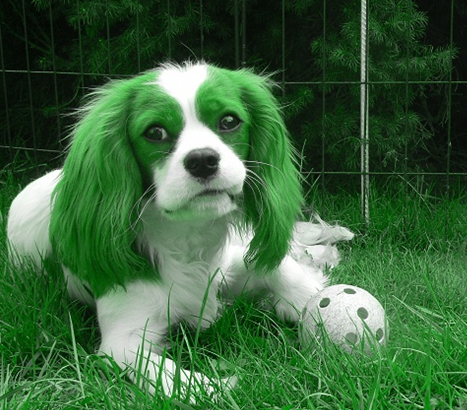
%> input picture 13/s13_2/1.bmp, 467 x 410 px
$ octave s13_2.m   (GNU Octave 9; MATLAB toolbox functions it lacks are replaced by stand-ins)
%> lines starting %> are read from the running program, lines starting %| are printed output that depends on the picture
### 13/s13_2/gas.m
function [proj,scale,translation,freq,phase]=gas(signal_r,N,a_base,j_min,j_max,u_base,p_min,v_base,k_min,w_base,i_min,i_max);

% this subroutine is to select in the dictionary the best atom suited the siganl or the residual of the signal
% the searching method used is Genetic Algorithm (GA).
%
%INPUT
% the signal_r: the signal or the residual of the signal to be decomposed
% the N: the longth of the signal or of the residual of the signal or the length of the atoms
% parameters :the parameter to construct the dictionary , it have much influence on the speed of the decomposition
% a_base=2
% j_min=0;
%j_max=log2(N);
%OUTPUT
% proj: the projection of the signal or the residual of the signal on the best atom
% the scale: the scale of the best atom (s in the formula)
% the translation : the translation of the best atom (u in the formula)
% the freq: the frequency of the best atom (v in the formula)
% phase: the phase of the best atom (w in the formula)

% the following parameters are used in GA
%  n : number of Chromosomes
%  Ngen: the number of generation
% vec: the solution for one atom
%   v(1) : the scale
%   v(2) : location or translation
%   v(3) : frequency
%   v(4) : phase


% Genetic algorithm : INITIALIZATION 初始化


% proj_trans :to determine which projection is biggest

% n : number of chromosomes
% Ngen: the number of generation

n=21;
Ngen=50;

pool=zeros(4,n);
sig=[1
   1
   1
   1];

proj_trans=zeros(1,n);
res=ones(1,n);

proj=0;


bi=ones(4,1);
bs=ones(4,1);

% bi: lower bounds
% bs: upper bounds

bi(1)=j_min;
bi(2)=p_min;
bi(3)=k_min;
bi(4)=i_min;

bs(1)=j_max;
bs(2)=N;
bs(3)=N;
bs(4)=i_max;

% og(i,:) : vector of n i-genes
% ng: new generation vector

og=ones(4,n);
ng=ones(4,n);

% create the initial population

og(1,:)=round((bs(1)-bi(1))*rand(1,n)+bi(1));
og(2,:)=round((bs(2)-bi(2))*rand(1,n)+bi(2));
og(3,:)=round((bs(3)-bi(3))*rand(1,n)+bi(3));
og(4,:)=round((bs(4)-bi(4))*rand(1,n)+bi(4));

% the main part of  Genetic algorithm
%og(:,1:10)
%og(:,11:21)


for c=1:Ngen

        for d=1:n


            s=a_base^og(1,d);
            u=og(2,d);
            v=og(3,d)*(1/s)*v_base;
            w=og(4,d)*w_base;
            t=0:N-1;
            t=(t-u)/s;

            g=(1/sqrt(s))*exp(-pi*t.*t).*cos(v*t+w);

            g=g/sqrt(sum(g.*g));

            proj_trans(d)=sum(signal_r.*g);

            res(d)=abs(proj_trans(d));

         end

         % place the best atom (biggest projection in the first  position

         [best, e]=max(res);

         ng(:,1)=og(:,e);

         og(:,e)=og(:,n);

         og(:,n)=ng(:,1);

         temp_proj=proj_trans(e);
         temp_res=res(e);

         proj_trans(e)=proj_trans(n);
         proj_trans(n)=temp_proj;

         res(e)=res(n);
         res(n)=temp_res;

         % competition between the adjacent atoms

         for d=2:2:n-1
            [best,e]=max(res(d-1:d));
            pool(:,d/2)=og(:,d-rem(e,2));
         end;

         % creation of the pool for crossover

         for d=1:(n-1)/2
            f=ceil((n-1)/2*rand);
            Inter=round(rand(4,1));
            ng(:,d+1)=pool(:,d).*Inter+pool(:,f).*(1-Inter);
         end

         % Mutations of the winner

         sigm=sig(:,ones(n-((n-1)/2+1),1));
         ngm=ng(:,1);
         ngm=ngm(:,ones(n-((n-1)/2+1),1));
         ng(:,(n-1)/2+2:n)=round(ngm+(rand(4,n-((n-1)/2+1))-0.5).*sigm);

         % bounding into the limits

         for l=1:4
            while max(ng(l,:))>bs(l)
               [rw,lw]=max(ng(l,:));
               ng(l,lw)=bs(l);
            end
            while min(ng(l,:))<bi(l)
               [rw,lw]=min(ng(l,:));
               ng(l,lw)=bi(l);
            end
         end

         og=ng;

         % stable or not?

         nog=og(:,1);
         nog=nog(:,ones(1,n));
         nog=abs(og-nog);

         nog=max(max(nog));

         % if yes, create a new generation

         if nog<4

            og(1,2:n)=round((bs(1)-bi(1))*rand(1,n-1)+bi(1));
            og(2,2:n)=round((bs(2)-bi(2))*rand(1,n-1)+bi(2));
            og(3,2:n)=round((bs(3)-bi(3))*rand(1,n-1)+bi(3));
            og(4,2:n)=round((bs(4)-bi(4))*rand(1,n-1)+bi(4));

         end
      end


      % output the results

            s=a_base^ng(1,1);
            u=ng(2,1);
            v=ng(3,1)*(1/s)*v_base;
            w=ng(4,1)*w_base;
            t=0:N-1;
            t=(t-u)/s;

            g=(1/sqrt(s))*exp(-pi*t.*t).*cos(v*t+w);

            g=g/sqrt(sum(g.*g));

            proj=sum(signal_r.*g);

               scale=a_base^ng(1,1);
               translation=ng(2,1);
               freq=v;
               phase=w;

### 13/s13_2/s13_2.m
clear all
clc
a1=clock;
%从图象中抽取一维数据作为一维信号
Im=double(imread('1.bmp'));
t=0:400-1;
bat=Im(255,1:512);
%> bat = 512 values, max 253 at index 232, min 0 at index 78, mean 90.79

iterative_number=50;%代数
[a,N]=size(bat);
%> a = 1; N = 512
signal=bat;
%> signal has the same summary as bat
signal_reconstruct=zeros(1,N);
signal_r=bat;
%> signal_r has the same summary as bat
a_base=2;
j_min=0;
j_max=log2(N);
%> j_max = 9
u_base=1/2;
p_min=0;

v_base=pi;%频率
k_min=0;

w_base=pi/6;
i_min=0;
i_max=12;

signal_reconstruct=(1/N)*sum(signal);
%> signal_reconstruct = 90.79
signal_r=signal-signal_reconstruct;
%> signal_r = 512 values, max 162.2 at index 232, min -90.79 at index 78, mean 0
subplot(221);
plot(bat);
subplot(222);
plot(signal_reconstruct);
subplot(223);
plot(signal_r);
subplot(224);
plot(signal_reconstruct);
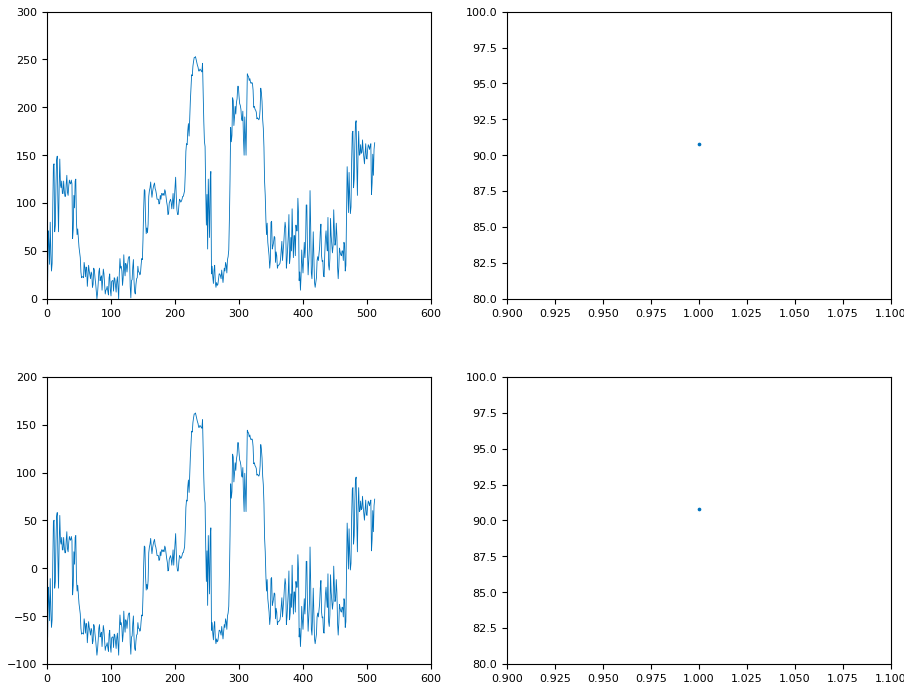
%> figure redrawn from the program's plot data, 4 panels; panel 1: curve peaks at x = 232, y = 253; panel 3: curve peaks at x = 232, y = 162.2
drawnow;

for n=1:iterative_number
[proj,scale,translation,freq,phase]=gas(signal_r,N,a_base,j_min,j_max,u_base,p_min,v_base,k_min,w_base,i_min,i_max);
%获取重建后的最优原子
t=0:N-1;
t=(t-translation)/scale;
g=(1/sqrt(scale))*exp(-pi*t.*t).*cos(freq*t+phase);
g=g/sqrt(sum(g.*g));
signal_reconstruct=signal_reconstruct+proj*g;
signal_r=signal_r-proj*g;
%显示结果
subplot(221);
plot(bat);
title('原始信号')
subplot(222);
plot(g);
title('选中的最优原子')
subplot(223);
plot(signal_r);
title('信号分解后的残差')
subplot(224);
plot(signal_reconstruct);
title('重建的信号')
drawnow;
n
end
%> this loop made 50 passes
%> (proj, scale, translation, freq, phase) on passes 1 to 12: (-813.2, 256, 169, 3.77, 1.57), (-864.1, 128, 301, 8.34, 2.09), (-423.6, 256, 446, 5.87, 1.05), (353.1, 64, 256, 6.63, 2.62), (297.8, 32, 27, 0.393, 5.24), (182.6, 128, 379, 7.44, 1.05), (199.1, 64, 485, 1.91, 5.76), (-178.2, 128, 147, 11.17, 1.05), (152.8, 64, 455, 6.63, 2.62), (199.5, 64, 285, 12.42, 4.71), (133, 128, 147, 6.97, 5.76), (-120, 512, 164, 2.63, 1.05)
%> pass 1, `title('原始信号')`:
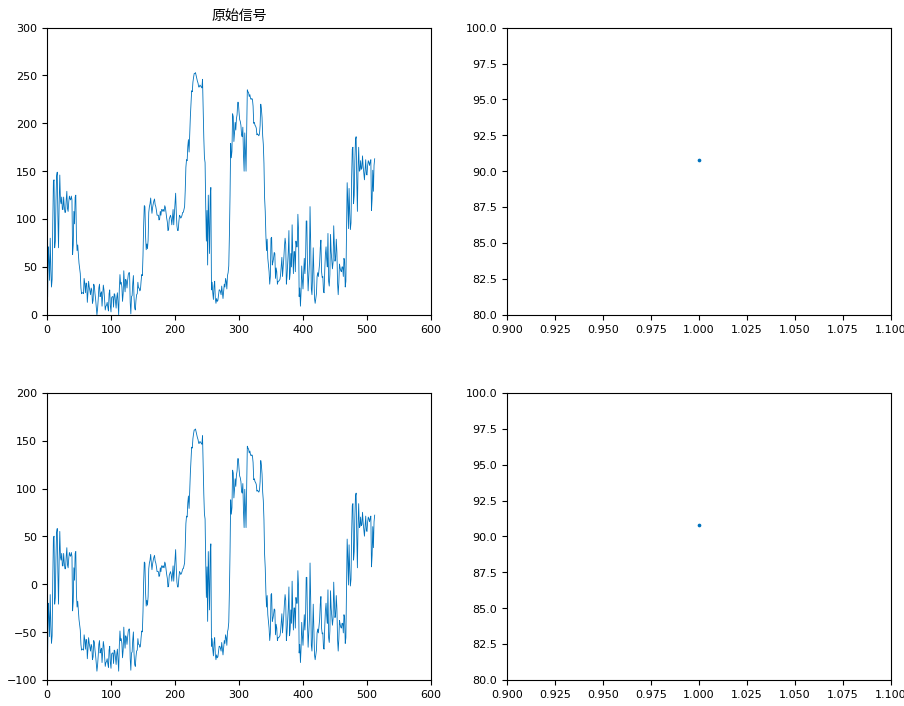
%> figure redrawn from the program's plot data, 4 panels; panel 1: curve peaks at x = 232, y = 253; panel 3: curve peaks at x = 232, y = 162.2
%> pass 1, `title('信号分解后的残差')`:
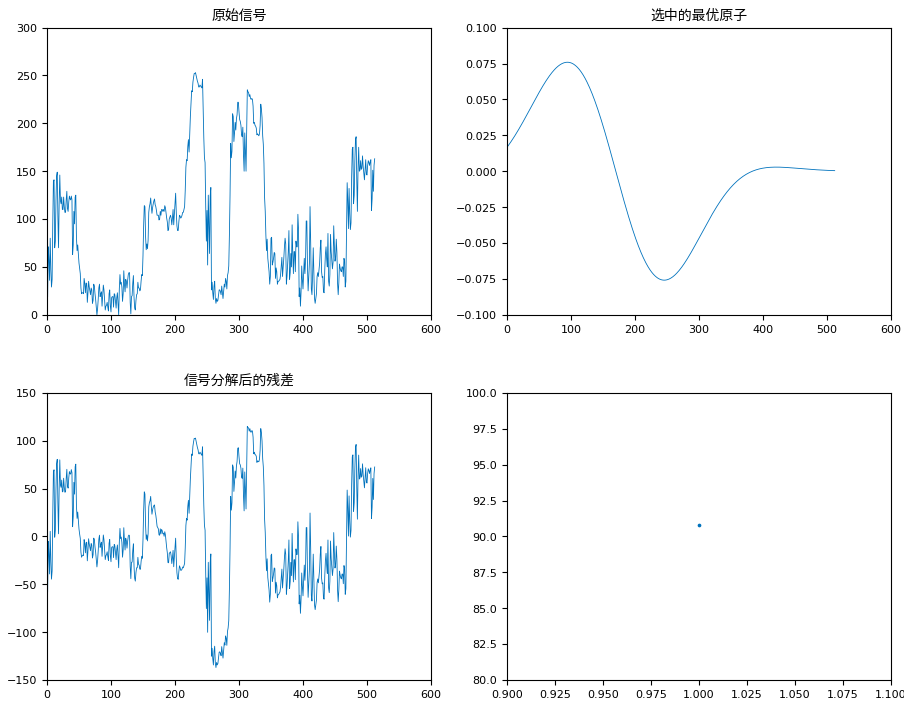
%> figure redrawn from the program's plot data, 4 panels; panel 1: curve peaks at x = 232, y = 253; panel 2: curve peaks at x = 94, y = 0.0759; panel 3: curve peaks at x = 313, y = 115
%> pass 2, `title('选中的最优原子')`:
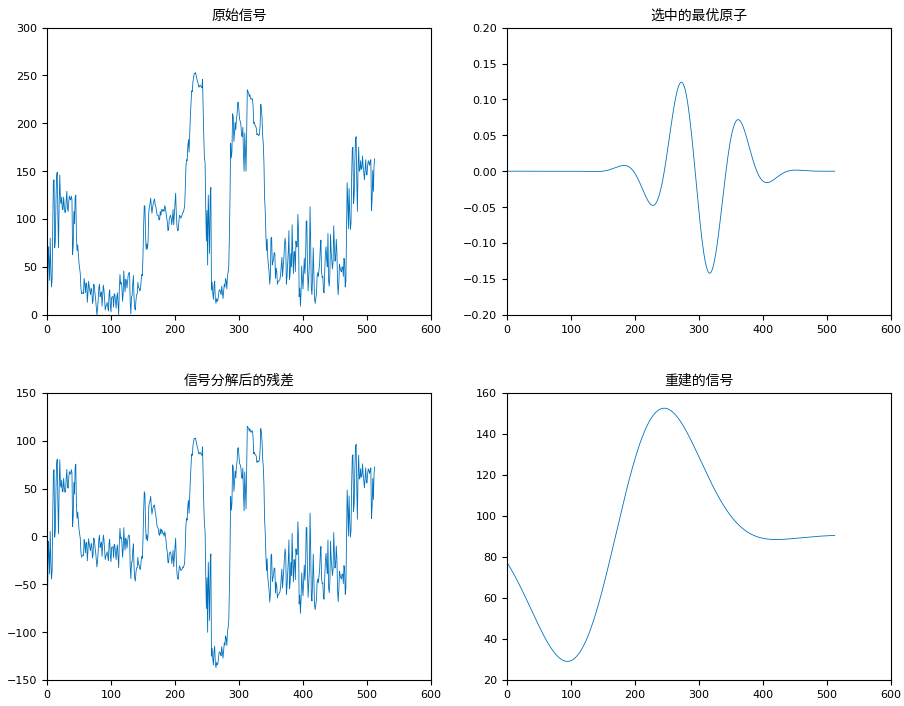
%> figure redrawn from the program's plot data, 4 panels; panel 1: curve peaks at x = 232, y = 253; panel 2: curve peaks at x = 273, y = 0.124; panel 3: curve peaks at x = 313, y = 115; panel 4: curve peaks at x = 246, y = 152.5
%> pass 2, `title('信号分解后的残差')`:
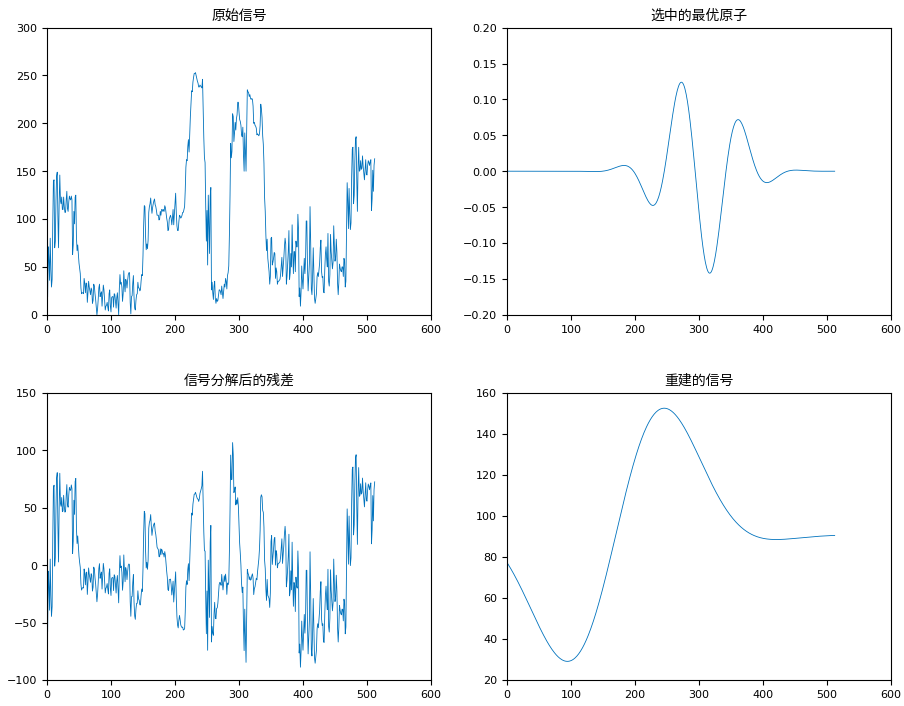
%> figure redrawn from the program's plot data, 4 panels; panel 1: curve peaks at x = 232, y = 253; panel 2: curve peaks at x = 273, y = 0.124; panel 3: curve peaks at x = 290, y = 106.7; panel 4: curve peaks at x = 246, y = 152.5
%> after the loop, signal_r = 512 values, max 36.16 at index 378, min -44.08 at index 311, mean -0.24; signal_reconstruct = 512 values, max 257.2 at index 231, min 7.45 at index 104, mean 91.03
%> after the loop:
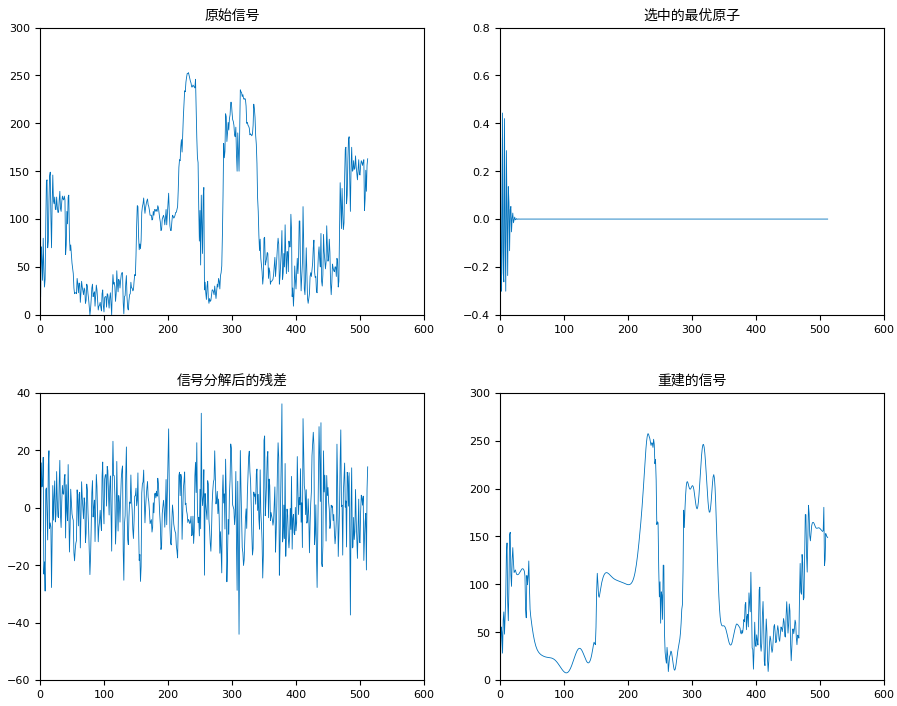
%> figure redrawn from the program's plot data, 4 panels; panel 1: curve peaks at x = 232, y = 253; panel 2: curve peaks at x = 4, y = 0.443; panel 3: curve peaks at x = 378, y = 36.16; panel 4: curve peaks at x = 231, y = 257.2
time=etime(clock,a1)%运行程序时间
